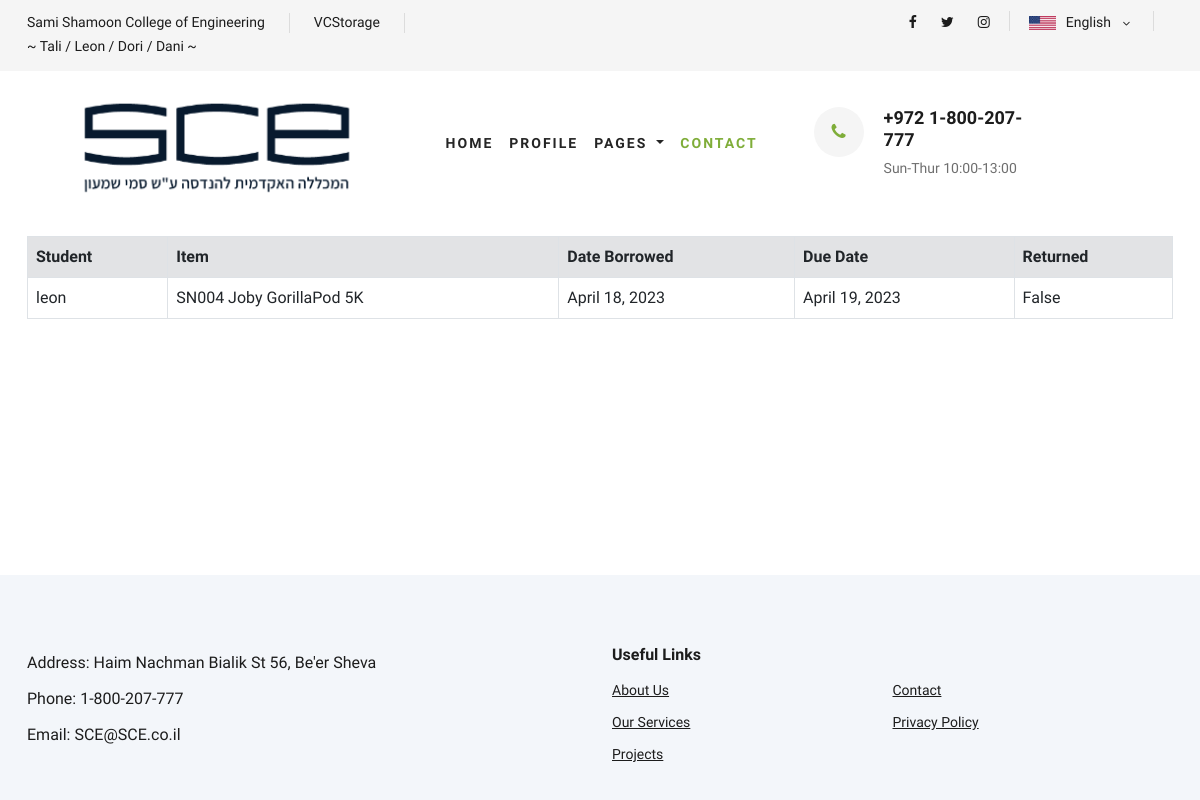
/overdue/, run on an earlier commit of the app's database.
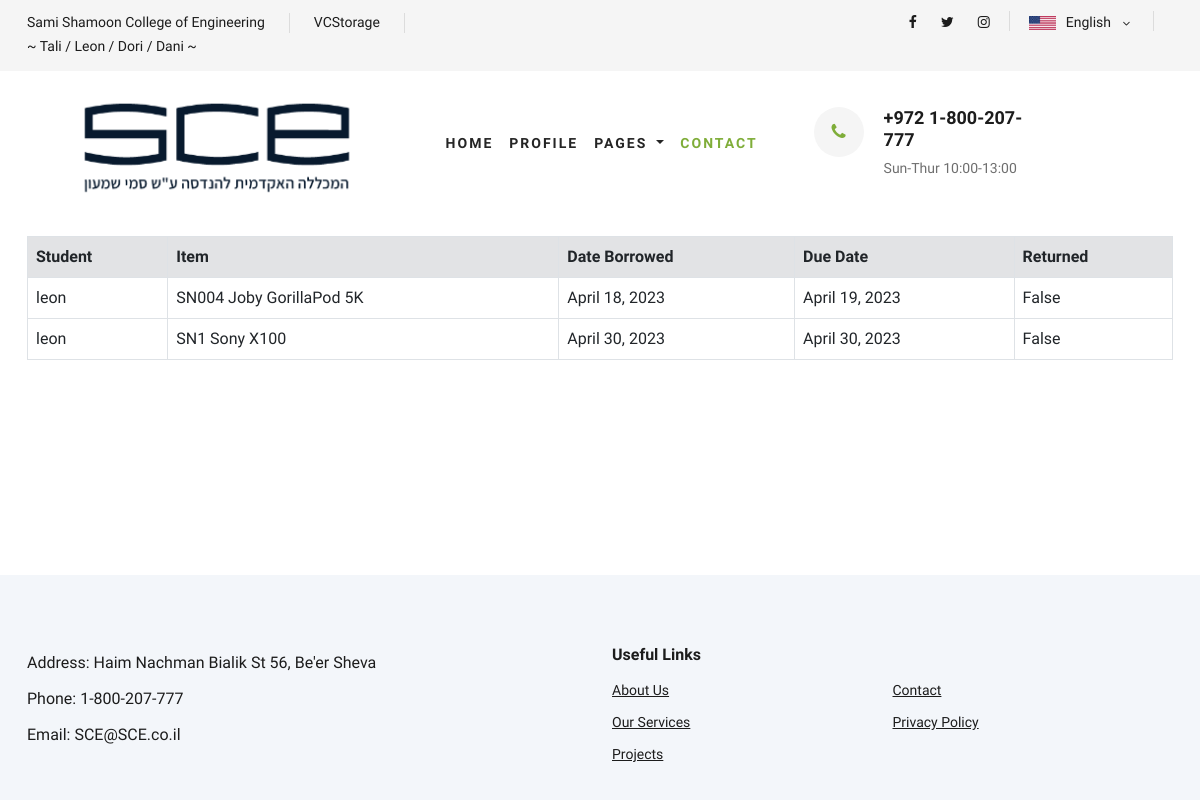
And on a later commit of the database.
### database/models.py (models this page shows, shortened)
class Reservation(models.Model):
    student = models.ForeignKey('Student', on_delete=models.CASCADE)
    item = models.ForeignKey('Equipment', on_delete=models.CASCADE)
    date_from = models.DateField()
    date_to = models.DateField()
    returned = models.BooleanField(default=False)
    statuses = [('B', 'Borrowed'), ('Q', 'In queue'), ('M', 'malfunction'), ('A', 'Available')]
    status = models.CharField(max_length=100, choices=statuses, default=statuses[3])
    class Meta:
        unique_together = ('student', 'item', 'date_from')

class Student(models.Model):
    full_name = models.CharField(max_length=100)
    id = models.IntegerField(primary_key=True)
    email = models.EmailField(max_length=100)
    phone_number = models.IntegerField()
    password = models.CharField(max_length=100)
    def __str__(self):
        return self.full_name

class Equipment(models.Model):
    serial_number = models.CharField(max_length=100, primary_key=True)
    category = models.ForeignKey('Category', on_delete=models.CASCADE)
    brand = models.CharField(max_length=100)
    model = models.CharField(max_length=100)
    details = models.TextField(max_length=1000)
    image = models.ImageField(upload_to='equipment/', default='default.png')
    is_available = models.BooleanField(default=True)
    def __str__(self):
        return self.serial_number + " " + self.brand + " " + self.model
    class Meta:
        verbose_name_plural = "Equipment"

### main/views.py (the view)
# urls.py: path('overdue/', main.views.overdue, name='overdue'),
def overdue(request):
    today = date.today()
    reservations = Reservation.objects.filter(returned=False, date_to__lt=today)
    context = {'reservations': reservations}
    return render(request, 'overdue.html', context)

### main/templates/overdue.html
{% extends 'base.html' %}
{% block content %}
<div class="container">
    <table class="table table-bordered">
        <thead class="thead-dark">
            <tr class="bg-secondary-subtle">
                <th>Student</th>
                <th>Item</th>
                <th>Date Borrowed</th>
                <th>Due Date</th>
                <th>Returned</th>
            </tr>
        </thead>
        <tbody>
            {% for reservation in reservations %}
            <tr>
                <td>{{ reservation.student }}</td>
                <td>{{ reservation.item }}</td>
                <td>{{ reservation.date_from }}</td>
                <td>{{ reservation.date_to }}</td>
                <td>{{ reservation.returned }}</td>
            </tr>
            {% empty %}
                <tr>
                    <td colspan="5" class="">No Overdue Items! 🖕</td>
                </tr>
            {% endfor %}
        </tbody>
    </table>
</div>
{% endblock %}

What changed in the data, as far as the page shows it:
added Reservation: student "leon", item "SN1 Sony X100", date_from "April 30, 2023", date_to "April 30, 2023", returned "False"
